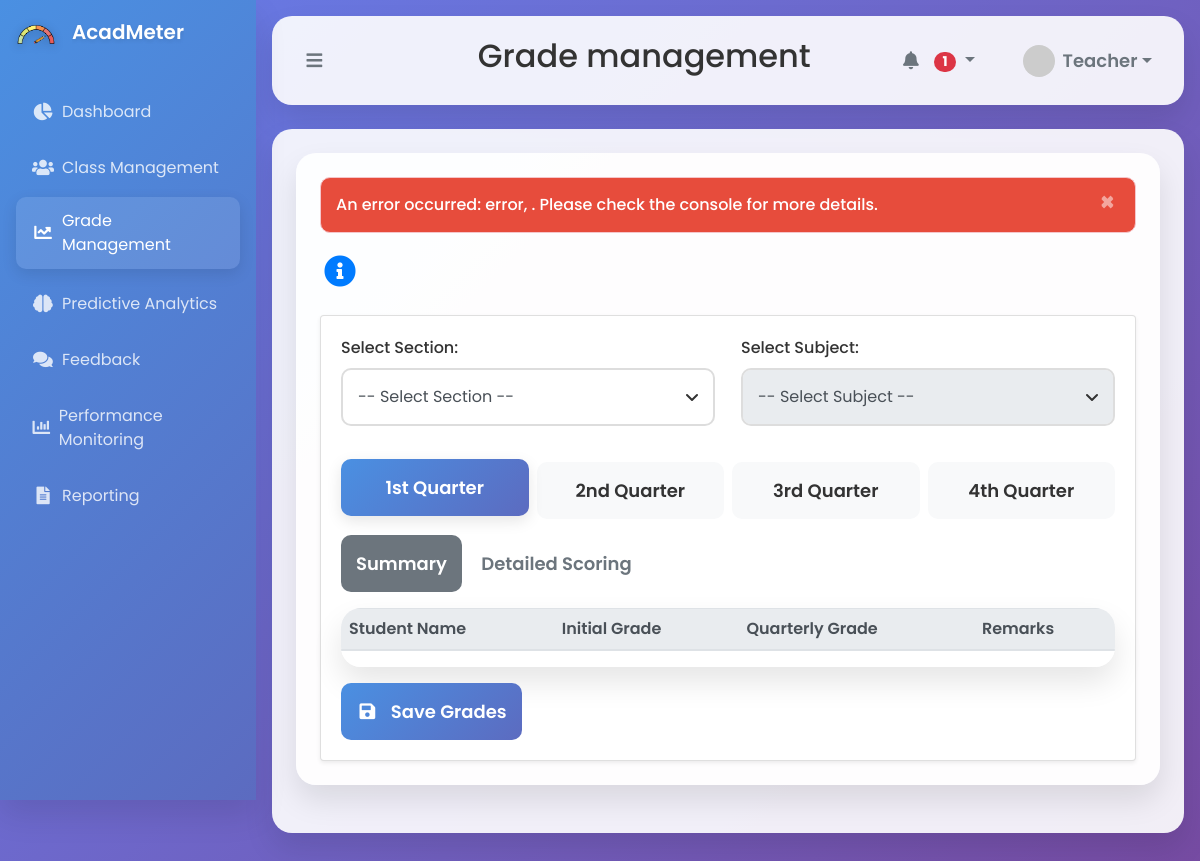
/public/teacher_dashboard.php?view=grade_management (signed in), run on an earlier commit of the app's database.
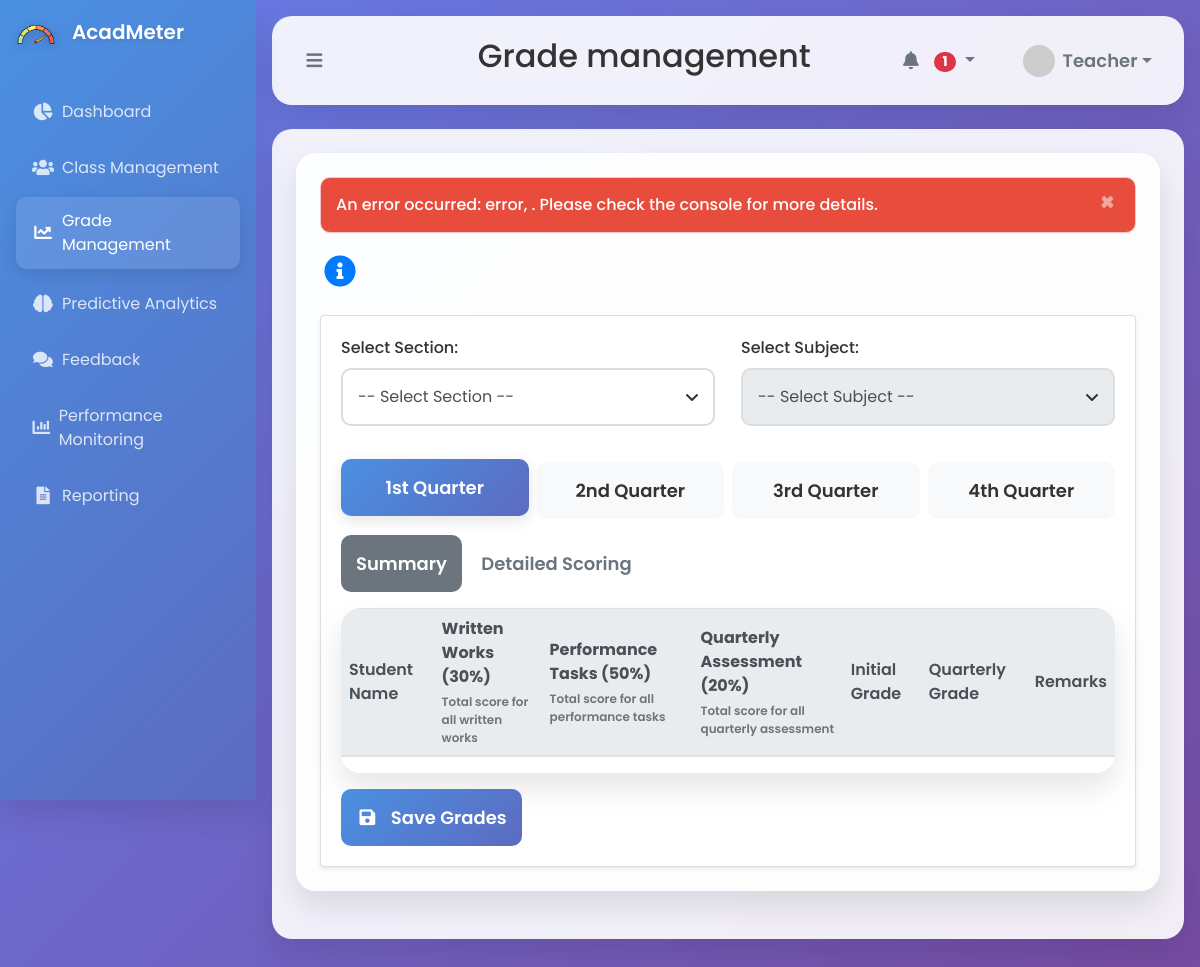
And on a later commit of the database.
### tables this page shows
CREATE TABLE `grade_components` (
  `component_id` int(11) NOT NULL,
  `component_name` varchar(50) NOT NULL,
  `weight` decimal(5,2) NOT NULL
);

### public/views/grade_management.php (the view, shortened to what this page needs)
<?php
require_once __DIR__ . '/../../server/controllers/grade_management_controller.php';
$quarters = [1, 2, 3, 4];
$components = [];
$gradeComponentsQuery = "SELECT component_id, component_name, weight FROM grade_components";
$result = $conn->query($gradeComponentsQuery);
if ($result) {
    while ($row = $result->fetch_assoc()) {
        $components[] = [
            'component_id' => (int)$row['component_id'],
            'name' => $row['component_name'],
            'weight' => (float)$row['weight']
        ];
    }
} else {
    die("Error fetching grade components: " . $conn->error);
}
function getOrdinalSuffix($number) {
    if (!in_array(($number % 100), [11, 12, 13])) {
        switch ($number % 10) {
            case 1:  return $number . 'st';
            case 2:  return $number . 'nd';
            case 3:  return $number . 'rd';
        }
    }
    return $number . 'th';
}
?>
<!DOCTYPE html>
<html lang="en">
<head>
    <link rel="stylesheet" href="https://stackpath.bootstrapcdn.com/bootstrap/4.5.2/css/bootstrap.min.css">
    <link rel="stylesheet" href="https://cdnjs.cloudflare.com/ajax/libs/font-awesome/5.15.3/css/all.min.css">
    <link rel="stylesheet" href="/AcadMeter/public/assets/css/styles.css">
</head>
<body>
    <div id="grade-management" class="content-section">
        <h2 class="mb-4"><i class="fas fa-info-circle text-primary" data-toggle="tooltip" title="Manage and record student grades for different components."></i></h2>
        <div class="card shadow-sm">
            <div class="card-body">
                <form id="gradeForm" method="post" action="">
                    <div class="form-row">
                        <div class="form-group col-md-6">
                            <label for="section">Select Section:</label>
                            <select id="section" name="section" class="form-control" required>
                                <option value="">-- Select Section --</option>
                            </select>
                        </div>
                        <div class="form-group col-md-6">
                            <label for="subject">Select Subject:</label>
                            <select id="subject" name="subject" class="form-control" required disabled>
                                <option value="">-- Select Subject --</option>
                            </select>
                        </div>
                    </div>
                    <div class="quarter-tabs mb-3">
                        <?php foreach ($quarters as $quarter): ?>
                            <button type="button" class="btn btn-outline-primary tab-btn<?php echo $quarter === 1 ? ' active' : ''; ?>" data-quarter="<?php echo $quarter; ?>">
                                <?php echo getOrdinalSuffix($quarter) . ' Quarter'; ?>
                            </button>
                        <?php endforeach; ?>
                    </div>
                    <div class="grade-tabs mb-3">
                        <button type="button" class="btn btn-outline-secondary grade-tab active" data-tab="summary">Summary</button>
                        <button type="button" class="btn btn-outline-secondary grade-tab" data-tab="detailed">Detailed Scoring</button>
                    </div>
                    <div id="summary-tab" class="tab-content active">
                        <div class="table-responsive">
                            <table id="gradeTable" class="table table-striped table-hover">
                                <thead class="thead-light">
                                    <tr>
                                        <th>Student Name</th>
                                        <?php foreach ($components as $component): ?>
                                            <th>
                                                <div class="component-header">
                                                    <?php echo htmlspecialchars($component['name']); ?> (<?php echo htmlspecialchars($component['weight']); ?>%)
                                                </div>
                                                <div class="component-description">
                                                    Total score for all <?php echo strtolower(htmlspecialchars($component['name'])); ?>
                                                </div>
                                            </th>
                                        <?php endforeach; ?>
                                        <th>Initial Grade</th>
                                        <th>Quarterly Grade</th>
                                        <th>Remarks</th>
                                    </tr>
                                </thead>
                            </table>
                        </div>
                    </div>
                    <button type="submit" class="btn btn-primary save-grades mt-3">
                        <i class="fas fa-save"></i> Save Grades
                    </button>
                </form>
            </div>
        </div>
    </div>
</body>
</html>

### public/teacher_dashboard.php (shortened to what this page needs)
<?php
$allowed_views = ['dashboard_overview', 'class_management', 'grade_management', 'performance_monitoring', 'predictive_analytics', 'feedback', 'reporting'];
$view = isset($_GET['view']) && in_array($_GET['view'], $allowed_views) ? $_GET['view'] : 'dashboard_overview';
$view_file = __DIR__ . "/views/{$view}.php";
?>
<!DOCTYPE html>
<html lang="en">
<head>
    <link rel="stylesheet" href="https://cdnjs.cloudflare.com/ajax/libs/font-awesome/5.15.4/css/all.min.css">
    <link rel="stylesheet" href="https://stackpath.bootstrapcdn.com/bootstrap/4.5.2/css/bootstrap.min.css">
    <link rel="stylesheet" href="/AcadMeter/public/assets/css/styles.css">
    <link rel="stylesheet" href="/AcadMeter/public/assets/css/teacher_dashboard.css">
    <link rel="stylesheet" href="/AcadMeter/public/assets/css/class_management.css">
</head>
<body>
    <div id="toastContainer" class="position-fixed top-0 end-0 p-3" style="z-index: 1050;"></div>
    <div class="dashboard-container">
        <aside class="sidebar">
            <div class="sidebar-header">
                <img src="/AcadMeter/public/assets/img/acadmeter_logo.png" alt="AcadMeter Logo" class="logo">
                <h3>AcadMeter</h3>
            </div>
            <nav class="sidebar-nav">
                <a href="?view=dashboard_overview" class="nav-link <?php echo $view === 'dashboard_overview' ? 'active' : ''; ?>">
                    <i class="fas fa-chart-pie"></i>
                    <span>Dashboard</span>
                </a>
                <a href="?view=class_management" class="nav-link <?php echo $view === 'class_management' ? 'active' : ''; ?>">
                    <i class="fas fa-users"></i>
                    <span>Class Management</span>
                </a>
                <a href="?view=grade_management" class="nav-link <?php echo $view === 'grade_management' ? 'active' : ''; ?>">
                    <i class="fas fa-chart-line"></i>
                    <span>Grade Management</span>
                </a>
                <a href="?view=predictive_analytics" class="nav-link <?php echo $view === 'predictive_analytics' ? 'active' : ''; ?>">
                    <i class="fas fa-brain"></i>
                    <span>Predictive Analytics</span>
                </a>
                <a href="?view=feedback" class="nav-link <?php echo $view === 'feedback' ? 'active' : ''; ?>">
                    <i class="fas fa-comments"></i>
                    <span>Feedback</span>
                </a>
                <a href="?view=performance_monitoring" class="nav-link <?php echo $view === 'performance_monitoring' ? 'active' : ''; ?>">
                    <i class="fas fa-chart-bar"></i>
                    <span>Performance Monitoring</span>
                </a>
                <a href="?view=reporting" class="nav-link <?php echo $view === 'reporting' ? 'active' : ''; ?>">
                    <i class="fas fa-file-alt"></i>
                    <span>Reporting</span>
                </a>
            </nav>
        </aside>
        <main class="main-content">
            <header class="top-bar d-flex justify-content-between align-items-center p-3">
                <button id="sidebar-toggle" class="btn btn-outline-secondary" aria-label="Toggle Sidebar">
                    <i class="fas fa-bars"></i>
                </button>
                <h2 id="section-title">
                    <?php echo ucfirst(str_replace('_', ' ', $view)); ?>
                </h2>
                <div class="user-actions d-flex align-items-center">
                    <div class="dropdown mr-3">
                        <button class="btn btn-outline-secondary dropdown-toggle" type="button" id="notificationIcon" aria-label="Notifications" data-toggle="dropdown" aria-haspopup="true" aria-expanded="false">
                            <i class="fas fa-bell"></i>
                            <span id="notification-count" class="badge badge-pill badge-danger">0</span>
                        </button>
                    </div>
                    <div class="dropdown">
                        <button class="btn btn-outline-secondary dropdown-toggle d-flex align-items-center" type="button" id="profileIcon" aria-label="User Menu" data-toggle="dropdown" aria-haspopup="true" aria-expanded="false">
                            <img src="https://ui-avatars.com/api/?name=Teacher&background=0D8ABC&color=fff" alt="User Avatar" class="user-avatar mr-2" style="width:32px; height:32px; border-radius:50%;">
                            <span>Teacher</span>
                        </button>
                    </div>
                </div>
            </header>
            <section class="content-section p-4">
                <?php include($view_file); ?>
            </section>
        </main>
    </div>
</body>
</html>

### public/views/grade_management.php (style rules this page uses)
.tab-content { display: none; }
.tab-content.active { display: block; }
.component-header { font-weight: bold; color: #495057; display: flex; justify-content: space-between; align-items: center; }
.component-description { font-size: 12px; color: #6c757d; margin-top: 4px; }

What changed in the data, as far as the page shows it:
added grade_components: component_name "Written Works", weight "30", component_name "written works"
added grade_components: component_name "Performance Tasks", weight "50", component_name "performance tasks"
added grade_components: component_name "Quarterly Assessment", weight "20", component_name "quarterly assessment"
